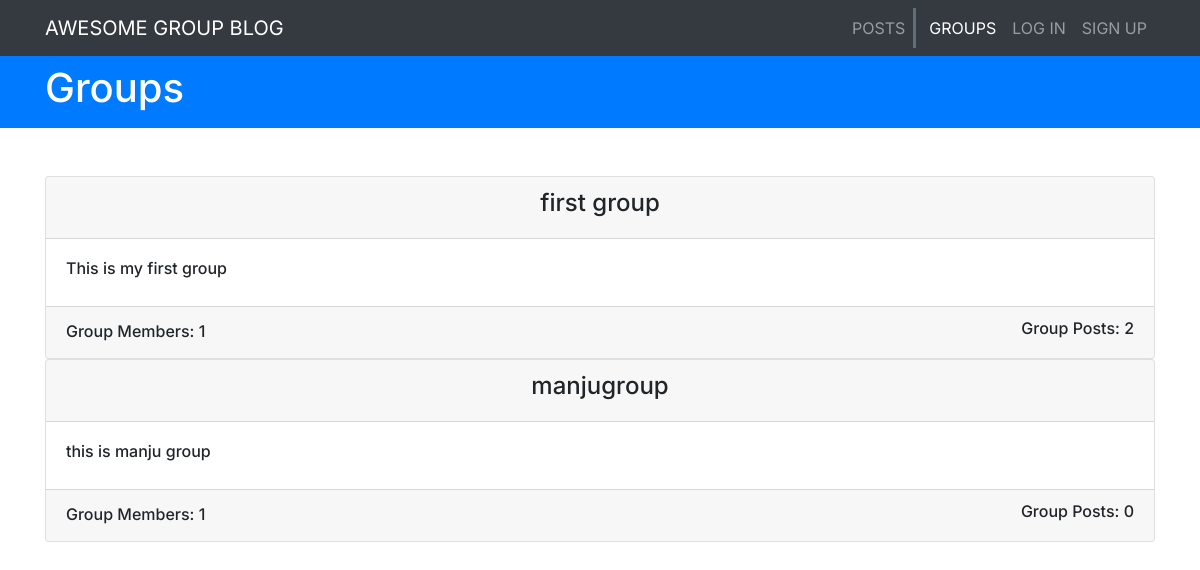
The app's page /groups/ with its own data.
### groups/models.py (models this page shows, shortened)
class Group(models.Model):
    name = models.CharField(max_length=200, unique=True)
    slug = models.SlugField(allow_unicode=True, unique=True)
    description = models.TextField(blank=True, default='')
    members = models.ManyToManyField(User, through='GroupMember')
    class Meta:
        ordering = ['name']

### groups/views.py (the view)
class ListGroups(generic.ListView):
    model = Group
    context_object_name = 'groups'

### groups/templates/groups/group_list.html
{% extends "groups/group_base.html" %}
{% block pregroup %}
  <header class="bg-primary py-2 text-white mb-5">
    <div class="container">
      <div class="">
        <h1>Groups</h1>
      </div>
    </div>
  </header>
{% endblock %}
{% block group_content %}
    <div class="container">
            {% for group in groups %}
                <a href="{% url 'groups:single' slug=group.slug %}" style="text-decoration:none;color:inherit;">
                <div class="card">
                    <div class="card-header text-center">
                        <h4>{{group.name}}</h4>
                    </div>
                    <div class="card-body">
                        <h6>{{group.description|safe}}</h6>
                    </div>
                    <div class="card-footer">
                        <h6 style="display:inline;">Group Members:  {{group.members.count}}</h6>
                        <h6 style="display:inline;float:right">Group Posts:  {{group.posts.count}}</h6>
                    </div>
                </div>
                </a>
            {% endfor %}
    </div>
{% endblock %}

### records on screen
Group: name "first group", description "This is my first group", members.count "1", posts.count "2"
Group: name "manjugroup", description "this is manju group", members.count "1", posts.count "0"
